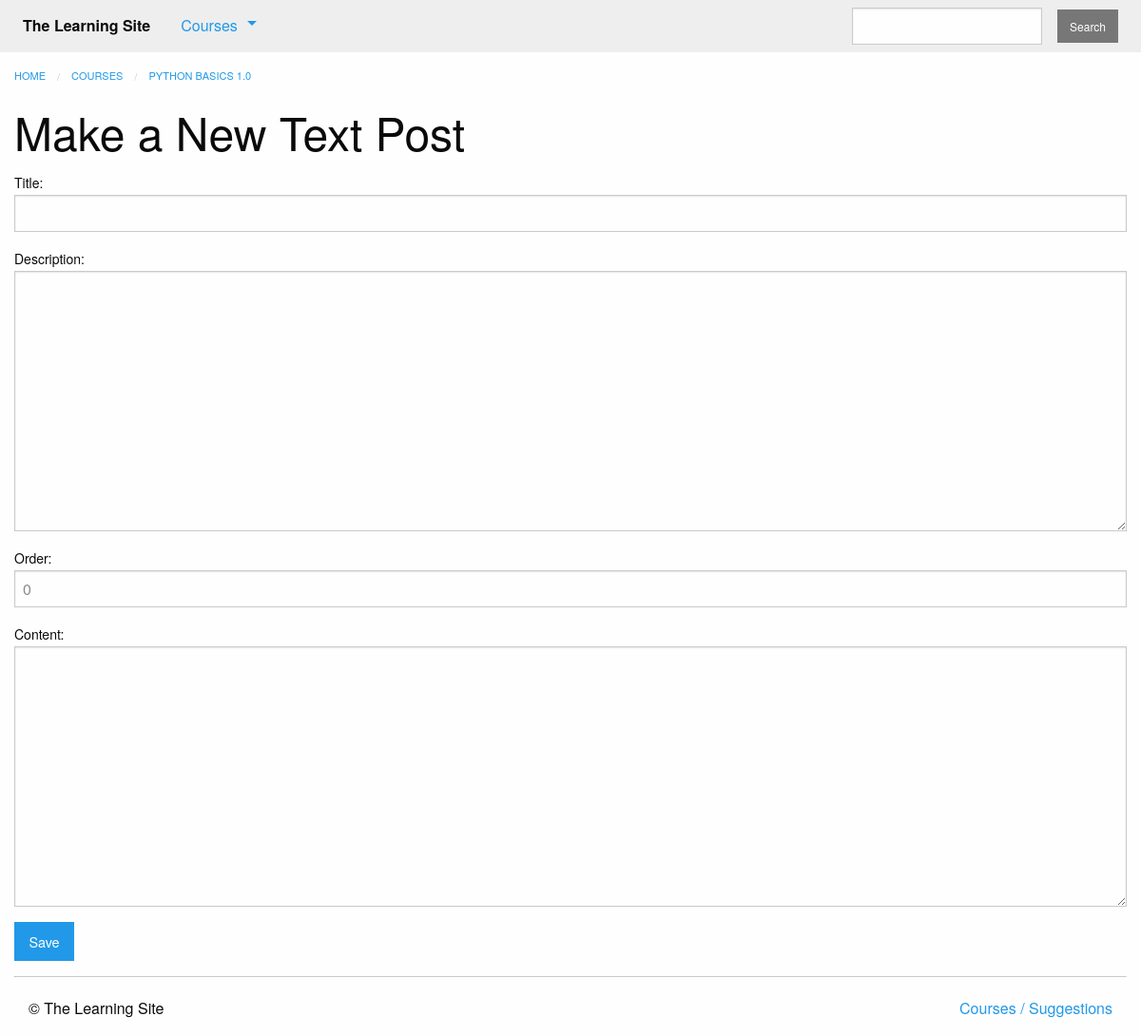
The app's page /courses/1/create_text/ (signed in), older data.
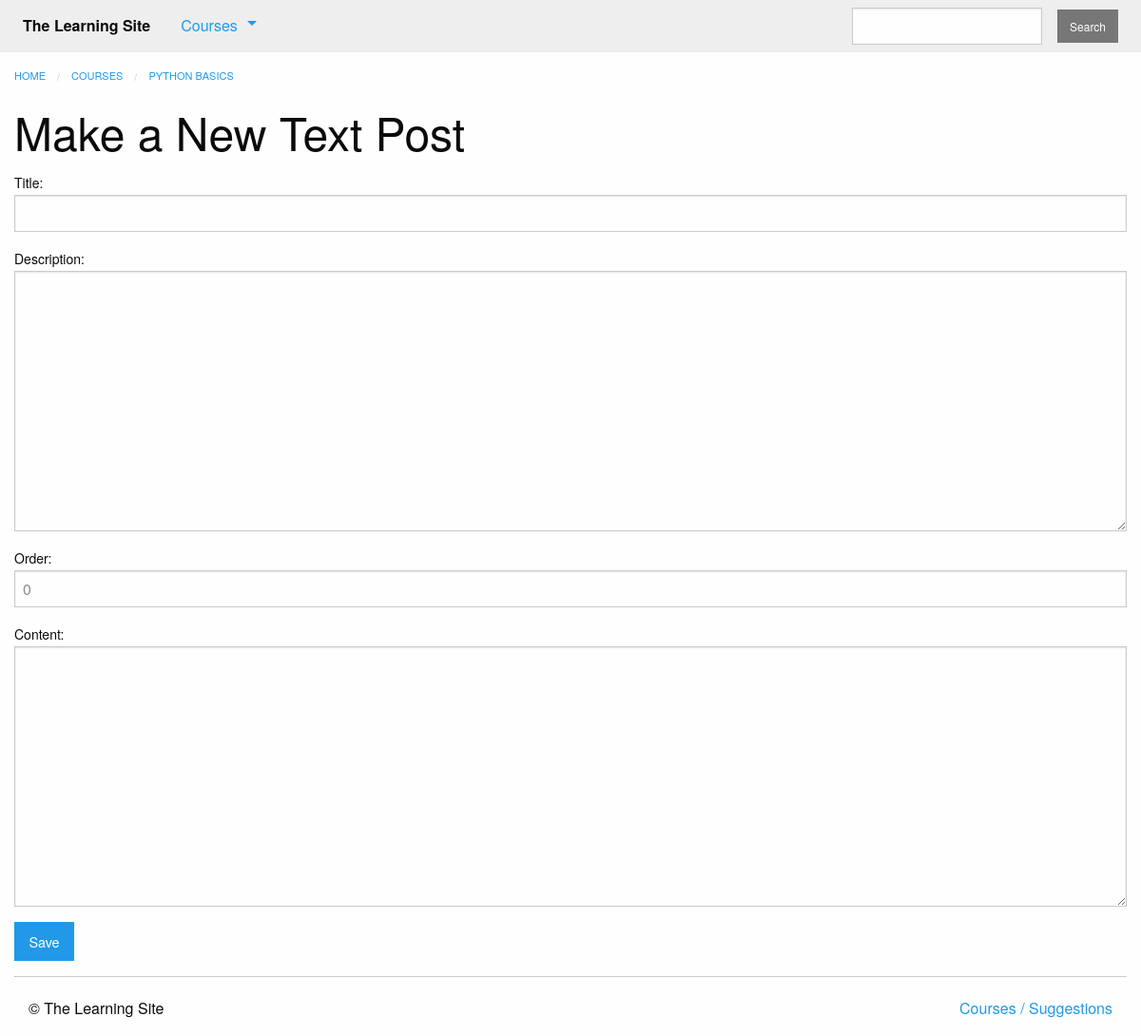
The same page, newer data.
### courses/models.py (models this page shows, shortened)
class Course(models.Model):
    created_at = models.DateTimeField(auto_now_add=True)
    title = models.CharField(max_length=255)
    description = models.TextField()
    teacher = models.ForeignKey(User, on_delete=models.CASCADE)
    subject = models.CharField(default='', max_length=100)
    published = models.BooleanField(default=False)

### courses/views.py (the view, shortened to what this page needs)
# urls.py: path('<int:course_pk>/create_text/', views.text_create, name='text_create'),
@login_required
def text_create(request, course_pk):
    course = get_object_or_404(models.Course, pk=course_pk, published=True)
    form = forms.TextForm()
    return render(request, 'courses/text_form.html', {'form': form, 'course': course})

### courses/forms.py
class TextForm(forms.ModelForm):
    class Meta:
        model = models.Text
        fields = [
            'title',
            'description',
            'order',
            'content'
        ]

### courses/templatetags/course_extras.py (called while the page is built)
@register.inclusion_tag('courses/course_nav.html')
def nav_courses_list():
    courses = Course.objects.filter(published=True).order_by('-created_at').values('id', 'title')[:5]
    return {'courses': courses}

### courses/templates/courses/text_form.html (shortened to what this page needs)
{% extends "courses/layout.html" %}
{% block breadcrumbs %}
    <li><a href="{% url 'courses:detail' pk=course.pk %}">{{ course.title }}</a></li>
{% endblock %}
{% block content %}
<div class="columns">
    {{ block.super }}
    <h1>{{ form.instance.title|default:"Make a New Text Post" }}</h1>
    <form method="POST" action="">
        {{ form.as_p }}
        <input type="submit" class="button" value="Save" name="text_save">
    </form>
</div>
{% endblock %}

Row changes from the older to the newer data that the page shows:
changed Course: title "PYTHON BASICS 1.0" → "PYTHON BASICS"
